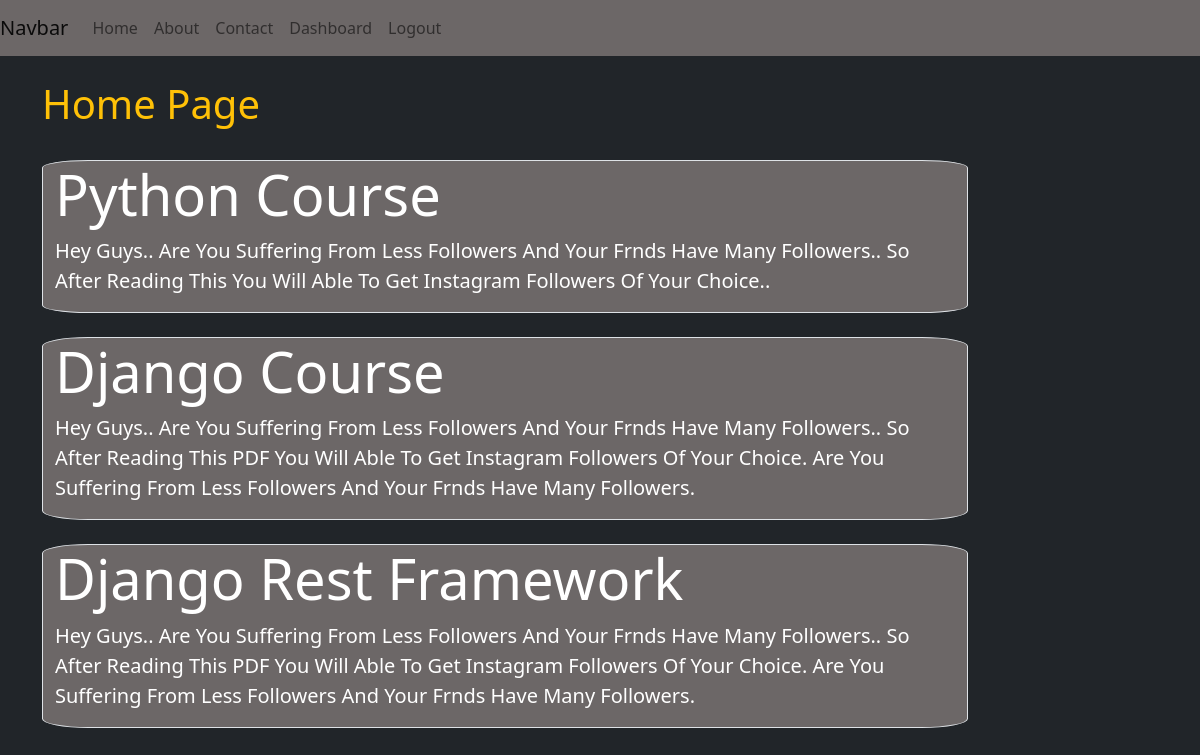
The app's page / (signed in) with its own data.
### blog/models.py (models this page shows)
class Post(models.Model):
    title = models.CharField(max_length=50)
    desc = models.TextField()

### blog/views.py (the view)
# urls.py: path('', home, name='home'),
def home(request):
    data = Post.objects.all()
    return render(request, 'home.html',{'data':data})

### templates/home.html (shortened to what this page needs)
{% extends 'base.html' %}
{% load static %}
{% block content %}
<div class="col-sm-10">
    <br>
    <h1 class="text-warning">Home Page</h1>
    <br>
    {% for post in data %}
    <div class="jumbotron jumbotron-fluid jumbo-color text-white border">
        <div class="container">
          <h1 class="display-4 font-weight-bold">{{post.title}}</h1>
          <p class="lead">{{post.desc}}</p>
        </div>
    </div>
    <br>
    {% endfor %}
</div>
{% endblock content %}

### static/css/style.css (style rules this page uses)
.jumbo-color { background-color: rgb(108, 103, 103); }
.border { border-radius: 5%; }

### records on screen
Post: title "Python Course", desc "Hey Guys.. Are You Suffering From Less Followers And Your Frnds Have Many Followers.. So After Reading This You Will Able To Get Instagram Followers Of Your Choice.."
Post: title "Django Course", desc "Hey Guys.. Are You Suffering From Less Followers And Your Frnds Have Many Followers.. So After Reading This PDF You Will Able To Get Instagram Followers Of Your Choice. Are You Suffering From Less Followers And Your Frnds Have Many Followers."
Post: title "Django Rest Framework", desc "Hey Guys.. Are You Suffering From Less Followers And Your Frnds Have Many Followers.. So After Reading This PDF You Will Able To Get Instagram Followers Of Your Choice. Are You Suffering From Less Followers And Your Frnds Have Many Followers."
